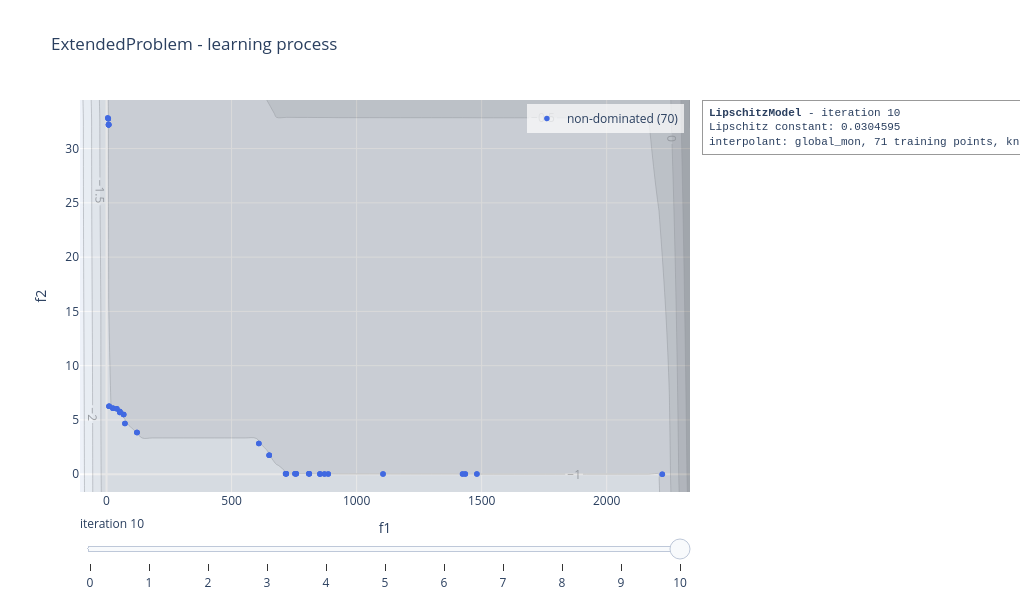

Notebook code cell kept with this figure:
### Code cell
slip_model.visualise("learning", plot_scalarisation = True, show = False)

### Figure 1 — Plotly figure (JSON) as saved in the notebook; plotly's stock layout.template omitted (floating-point values rounded to 4 significant figures; data arrays with more than 128 entries replaced by an {"elided": "..."} marker saying what was removed)
{"data": [{"marker": {"color": "royalblue", "size": 5.5}, "mode": "markers", "name": "non-dominated (70)", "type": "scatter", "x": [25.56, 25.56, 25.56, 52.79, 52.79, 52.79, 68.27, 68.27, 68.27, 7.085, 7.085, 7.085, 8.167, 8.167, 8.167, 8.22, 8.22, 8.22, 758.5, 758.5, 758.5, 10.05, 10.05, 10.05, 886.5, 886.5, 871.4, 871.4, 853.6, 853.6, 853.6, 810.8, 810.8, 810.8, 809.0, 809.0, 2222.0, 2222.0, 1435.0, 1435.0, 1106.0, 1106.0, 1481.0, 1481.0, 754.0, 754.0, 754.0, 40.98, 40.98, 53.35, 53.35, 73.53, 73.53, 121.7, 121.7, 121.7, 609.0, 609.0, 4.764, 1424.0, 1424.0, 650.6, 650.6, 650.6, 718.3, 718.3, 718.3, 718.3, 715.9, 715.9], "y": [6.074, 6.074, 6.074, 5.78, 5.78, 5.78, 5.492, 5.492, 5.492, 32.75, 32.75, 32.75, 32.2, 32.2, 32.2, 32.2, 32.2, 32.2, 0.04391, 0.04391, 0.04391, 6.268, 6.267, 6.268, 0.02894, 0.02894, 0.02964, 0.02964, 0.0322, 0.0322, 0.0322, 0.04141, 0.04141, 0.04141, 0.04183, 0.04183, 0.004527, 0.004527, 0.01287, 0.01287, 0.01692, 0.01692, 0.01115, 0.01115, 0.0481, 0.0481, 0.0481, 6.032, 6.032, 5.686, 5.686, 4.679, 4.679, 3.85, 3.85, 3.85, 2.831, 2.831, 32.84, 0.01333, 0.01333, 1.756, 1.756, 1.756, 0.04986, 0.04986, 0.04986, 0.04986, 0.05154, 0.05154]}, {"colorscale": [[0, "rgb(255,255,255)"], [0.125, "rgb(240,240,240)"], [0.25, "rgb(217,217,217)"], [0.375, "rgb(189,189,189)"], [0.5, "rgb(150,150,150)"], [0.625, "rgb(115,115,115)"], [0.75, "rgb(82,82,82)"], [0.875, "rgb(37,37,37)"], [1, "rgb(0,0,0)"]], "contours": {"showlabels": true}, "opacity": 0.35, "showlegend": false, "showscale": false, "type": "contour", "x": [-106.1, -64.77, -23.43, 17.92, 59.26, 100.6, 142.0, 183.3, 224.6, 266.0, 307.3, 348.7, 390.0, 431.4, 472.7, 514.1, 555.4, 596.7, 638.1, 679.4, 720.8, 762.1, 803.5, 844.8, 886.2, 927.5, 968.9, 1010.0, 1052.0, 1093.0, 1134.0, 1176.0, 1217.0, 1258.0, 1300.0, 1341.0, 1382.0, 1424.0, 1465.0, 1506.0, 1548.0, 1589.0, 1630.0, 1672.0, 1713.0, 1754.0, 1796.0, 1837.0, 1878.0, 1920.0, 1961.0, 2002.0, 2044.0, 2085.0, 2127.0, 2168.0, 2209.0, 2251.0, 2292.0, 2333.0], "y": [-1.637, -1.025, -0.4128, 0.1993, 0.8114, 1.423, 2.036, 2.648, 3.26, 3.872, 4.484, 5.096, 5.708, 6.32, 6.932, 7.544, 8.157, 8.769, 9.381, 9.993, 10.6, 11.22, 11.83, 12.44, 13.05, 13.67, 14.28, 14.89, 15.5, 16.11, 16.73, 17.34, 17.95, 18.56, 19.17, 19.79, 20.4, 21.01, 21.62, 22.23, 22.85, 23.46, 24.07, 24.68, 25.3, 25.91, 26.52, 27.13, 27.74, 28.36, 28.97, 29.58, 30.19, 30.8, 31.42, 32.03, 32.64, 33.25, 33.86, 34.48], "z": {"elided": "60x60 float values"}}], "layout": {"annotations": [{"align": "left", "bgcolor": "rgba(255,255,255,0.85)", "bordercolor": "#999999", "borderpad": 6, "borderwidth": 1, "font": {"family": "Courier New, monospace", "size": 11}, "showarrow": false, "text": "<b>LipschitzModel</b> - iteration 10<br>Lipschitz constant: 0.0304595<br>interpolant: global_mon, 71 training points, knn 2", "x": 1.02, "xanchor": "left", "xref": "paper", "y": 1, "yanchor": "top", "yref": "paper"}], "height": 600, "legend": {"bgcolor": "rgba(255,255,255,0.7)", "x": 0.99, "xanchor": "right", "y": 0.99, "yanchor": "top"}, "margin": {"r": 330}, "showlegend": true, "sliders": [{"active": 10, "currentvalue": {"prefix": "iteration "}, "steps": [{"args": [["0"], {"frame": {"redraw": true}, "mode": "immediate"}], "label": "0", "method": "animate"}, {"args": [["1"], {"frame": {"redraw": true}, "mode": "immediate"}], "label": "1", "method": "animate"}, {"args": [["2"], {"frame": {"redraw": true}, "mode": "immediate"}], "label": "2", "method": "animate"}, {"args": [["3"], {"frame": {"redraw": true}, "mode": "immediate"}], "label": "3", "method": "animate"}, {"args": [["4"], {"frame": {"redraw": true}, "mode": "immediate"}], "label": "4", "method": "animate"}, {"args": [["5"], {"frame": {"redraw": true}, "mode": "immediate"}], "label": "5", "method": "animate"}, {"args": [["6"], {"frame": {"redraw": true}, "mode": "immediate"}], "label": "6", "method": "animate"}, {"args": [["7"], {"frame": {"redraw": true}, "mode": "immediate"}], "label": "7", "method": "animate"}, {"args": [["8"], {"frame": {"redraw": true}, "mode": "immediate"}], "label": "8", "method": "animate"}, {"args": [["9"], {"frame": {"redraw": true}, "mode": "immediate"}], "label": "9", "method": "animate"}, {"args": [["10"], {"frame": {"redraw": true}, "mode": "immediate"}], "label": "10", "method": "animate"}]}], "title": {"text": "ExtendedProblem - learning process"}, "width": 1020, "xaxis": {"range": [-106.1, 2333.0], "title": {"text": "f1"}}, "yaxis": {"range": [-1.637, 34.48], "title": {"text": "f2"}}}}
